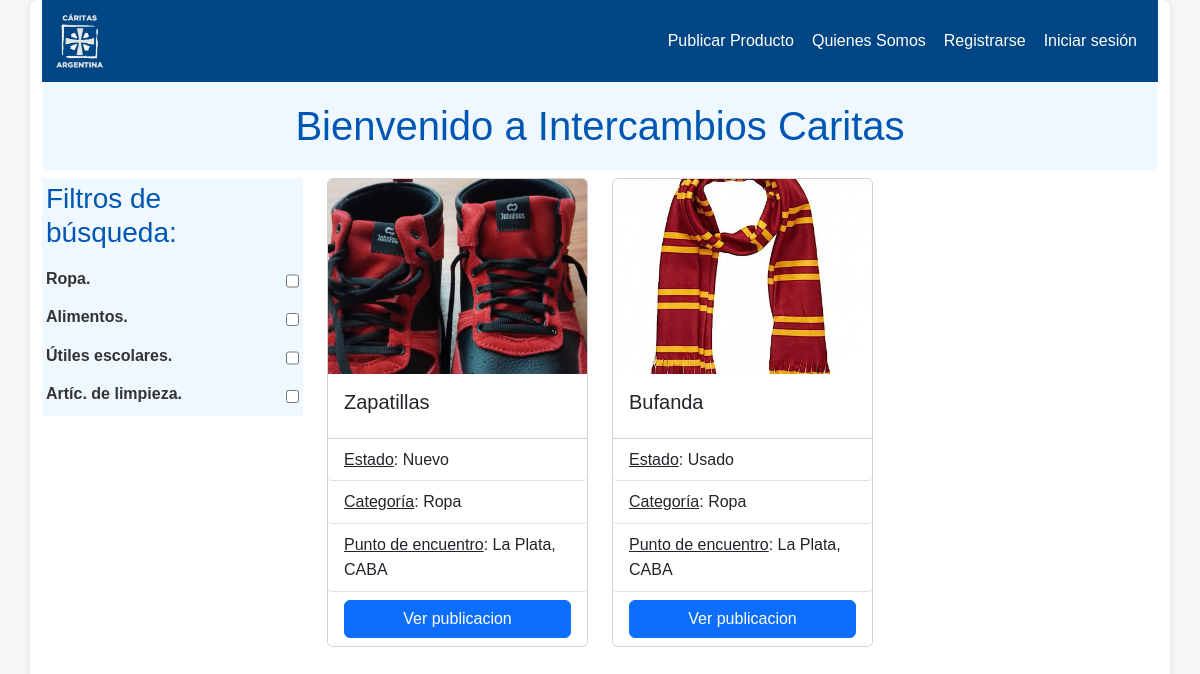
The app's page /, older data.
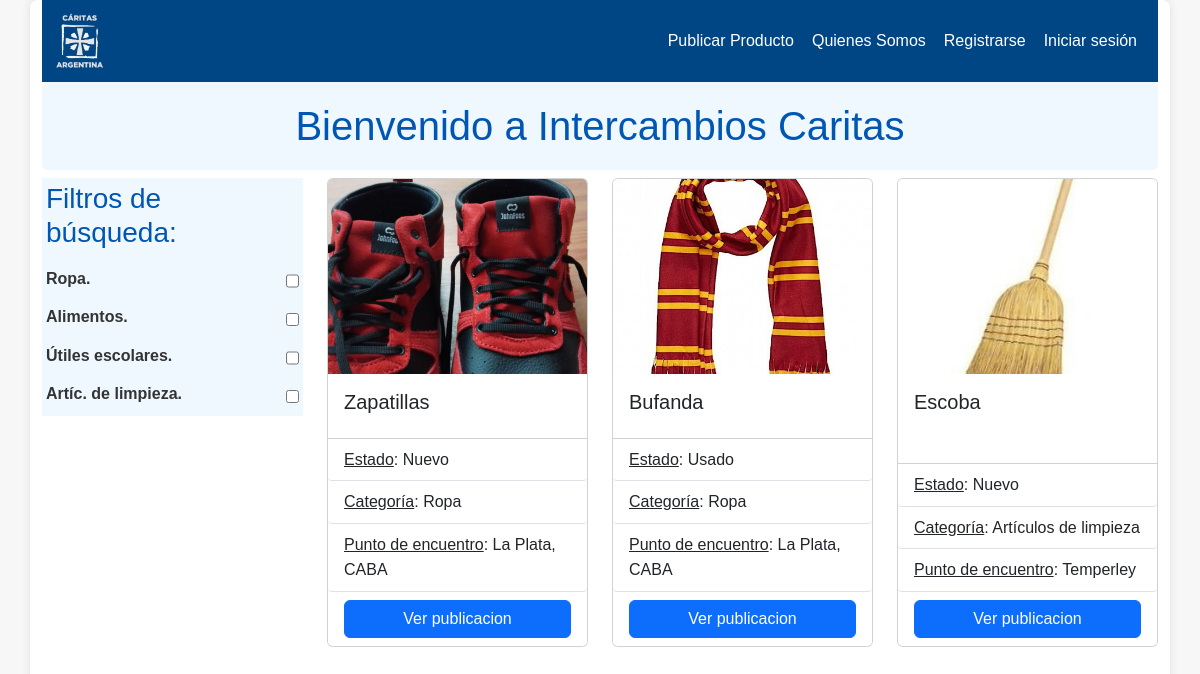
The same page, newer data.
### intercambios_caritas/models.py (models this page shows, shortened)
class Publicacion(models.Model):
    PUNTOS_ENC = [
        ('La Plata', 'La Plata'),
        ('CABA', 'CABA'),
        ('Quilmes', 'Quilmes'),
        ('Temperley', 'Temperley'),
    ]
    CATEGORIAS = [
        ('Alimentos', 'Alimentos'),
        ('Ropa', 'Ropa'),
        ('Utiles escolares', 'Utiles escolares'),
        ('Artículos de limpieza', 'Artículos de limpieza'),
    ]
    ESTADOS = [
        ('Sin especificar', 'Sin especificar'),
        ('Usado', 'Usado'),
        ('Nuevo', 'Nuevo'),
    ]
    DIAS_SEMANA = [
        ('Lunes', 'Lunes'),
        ('Martes', 'Martes'),
        ('Miércoles', 'Miércoles'),
        ('Jueves', 'Jueves'),
        ('Viernes', 'Viernes'),
        ('Sábado', 'Sábado'),
        ('Domingo', 'Domingo'),
    ]
    nombre = models.CharField(max_length=50, blank=False, null=False)
    descripcion = models.CharField(max_length=280, blank=True, null=False, default="Sin descripción")
    imagen = models.ImageField()
    categoria = models.CharField(max_length=50, blank=False, null=False, choices=CATEGORIAS, default="Otros")
    estado = models.CharField(max_length=50, blank=False, null=False, choices=ESTADOS, default=ESTADOS[0][0])
    punto_encuentro = MultiSelectField(choices=PUNTOS_ENC, blank=True, max_length=100)
    dias_convenientes = MultiSelectField(choices=DIAS_SEMANA, blank=True, max_length=100)
    franja_horaria_inicio = models.TimeField(default=datetime.time(9,0,0)) # 9 AM
    franja_horaria_fin = models.TimeField(default=datetime.time(18,0,0)) # 6 PM
    franja_horaria = models.CharField(max_length=50, blank=True, null=True)
    usuario = models.ForeignKey(Usuario, on_delete=models.CASCADE, default=get_default_user)
    FRANJA_HORARIA_REGEX = r'^entre las (\d{2}):(\d{2}) y las (\d{2}):(\d{2})$'

### intercambios_caritas/views.py (the view)
# urls.py: path('', views.home, name="home"),  # www.hola.com/
def home(request):
    publicaciones = Publicacion.objects.all()
    return render(request, 'authentication/index.html', {'publicaciones': publicaciones})

### templates/authentication/index.html (shortened to what this page needs)
{% extends 'layouts/base.html' %}
{% block content %}
{% include 'layouts/navbar.html' %}
<h1 class="text-center custom-h1-bg mb-2">Bienvenido a Intercambios Caritas</h1>
<div class="row">
    <div class="col-md-3">
        <div class="mb-2" style="background-color: #f0f8ff">
            <h3 class="p-1 mb-2">Filtros de búsqueda:</h3>
            <form action="/filtrar" method="post" style="display: flex; flex-direction: column;">
                <div class="p-1" style="display: flex; justify-content: space-between;">
                    <label for="ropa">Ropa.</label>
                    <input type="checkbox" id="ropa" name="ropa" value="Ropa">
                </div>
                <div class="p-1" style="display: flex; justify-content: space-between;">
                    <label for="alimentos">Alimentos.</label>
                    <input type="checkbox" id="alimentos" name="alimentos" value="Alimentos">
                </div>
                <div class="p-1" style="display: flex; justify-content: space-between;">
                    <label for="utiles">Útiles escolares.</label>
                    <input type="checkbox" id="utiles" name="utiles" value="Utiles">
                </div>
                <div class="p-1" style="display: flex; justify-content: space-between;">
                    <label for="limpieza">Artíc. de limpieza.</label>
                    <input type="checkbox" id="limpieza" name="limpieza" value="Limpieza">
                </div>
            </form>
        </div>
    </div>
    <div class="col-md-9">
        <div class="row">
            {% if publicaciones %}
            {% for publicacion in publicaciones %}
            <div class="col-lg-4 col-md-6 mb-3 d-flex align-items-stretch">
                <div class="card flex-column d-flex w-100">
                    <div class="ratio ratio-4x3">
                        <img src="{{ publicacion.imagen.url }}" class="card-img-top" style="object-fit: cover;"
                            alt="Imagen de la publicación">
                    </div>
                    <div class="card-body flex-grow-1">
                        <h5 class="card-title">{{ publicacion.nombre }}</h5>
                    </div>
                    <ul class="list-group list-group-flush">
                        <li class="list-group-item"><u>Estado</u>: {{ publicacion.estado }}</li>
                        <li class="list-group-item"><u>Categoría</u>: {{ publicacion.categoria }}</li>
                        <li class="list-group-item"><u>Punto de encuentro</u>: {{ publicacion.punto_encuentro }}
                        </li>
                        <li class="list-group-item">
                            <a href="{% url 'ver_publicacion' publicacion.id %}" class="btn btn-primary d-block">Ver
                                publicacion</a>
                        </li>
                    </ul>
                </div>
            </div>
            {% endfor %}
            {% else %}
            <p style="font-size: 1.2rem; color: #555; text-align: center; margin-top: 20px;">No hay publicaciones en
                este momento.</p>
            {% endif %}
        </div>
    </div>
</div>
{% endblock %}

Row changes from the older to the newer data that the page shows:
added Publicacion: imagen (picture), nombre "Escoba", estado "Nuevo", categoria "Artículos de limpieza", punto_encuentro "Temperley"
